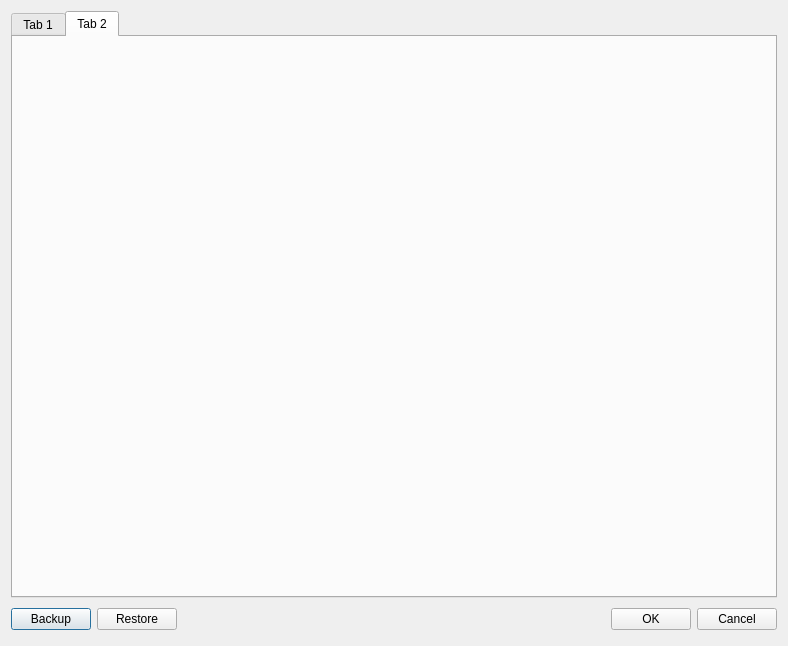
<?xml version="1.0" encoding="UTF-8"?>
<ui version="4.0">
 <class>controllerSetup</class>
 <widget class="QDialog" name="controllerSetup">
  <property name="geometry">
   <rect>
    <x>0</x>
    <y>0</y>
    <width>788</width>
    <height>646</height>
   </rect>
  </property>
  <property name="windowTitle">
   <string>Controller setup</string>
  </property>
  <layout class="QGridLayout" name="gridLayout">
   <item row="0" column="0">
    <widget class="QTabWidget" name="tabWidget">
     <property name="tabPosition">
      <enum>QTabWidget::North</enum>
     </property>
     <property name="currentIndex">
      <number>1</number>
     </property>
     <widget class="QWidget" name="tab">
      <attribute name="title">
       <string>Tab 1</string>
      </attribute>
     </widget>
     <widget class="QWidget" name="tab_2">
      <attribute name="title">
       <string>Tab 2</string>
      </attribute>
     </widget>
    </widget>
   </item>
   <item row="2" column="0">
    <layout class="QHBoxLayout">
     <property name="spacing">
      <number>6</number>
     </property>
     <property name="leftMargin">
      <number>0</number>
     </property>
     <property name="topMargin">
      <number>0</number>
     </property>
     <property name="rightMargin">
      <number>0</number>
     </property>
     <property name="bottomMargin">
      <number>0</number>
     </property>
     <item>
      <widget class="QPushButton" name="backupButton">
       <property name="text">
        <string>Backup</string>
       </property>
      </widget>
     </item>
     <item>
      <widget class="QPushButton" name="restoreButton">
       <property name="text">
        <string>Restore</string>
       </property>
      </widget>
     </item>
     <item>
      <spacer>
       <property name="orientation">
        <enum>Qt::Horizontal</enum>
       </property>
       <property name="sizeHint" stdset="0">
        <size>
         <width>131</width>
         <height>31</height>
        </size>
       </property>
      </spacer>
     </item>
     <item>
      <widget class="QPushButton" name="okButton">
       <property name="text">
        <string>OK</string>
       </property>
      </widget>
     </item>
     <item>
      <widget class="QPushButton" name="cancelButton">
       <property name="text">
        <string>Cancel</string>
       </property>
      </widget>
     </item>
    </layout>
   </item>
  </layout>
 </widget>
 <resources/>
 <connections>
  <connection>
   <sender>okButton</sender>
   <signal>clicked()</signal>
   <receiver>controllerSetup</receiver>
   <slot>accept()</slot>
   <hints>
    <hint type="sourcelabel">
     <x>278</x>
     <y>253</y>
    </hint>
    <hint type="destinationlabel">
     <x>96</x>
     <y>254</y>
    </hint>
   </hints>
  </connection>
  <connection>
   <sender>cancelButton</sender>
   <signal>clicked()</signal>
   <receiver>controllerSetup</receiver>
   <slot>reject()</slot>
   <hints>
    <hint type="sourcelabel">
     <x>369</x>
     <y>253</y>
    </hint>
    <hint type="destinationlabel">
     <x>179</x>
     <y>282</y>
    </hint>
   </hints>
  </connection>
 </connections>
</ui>
